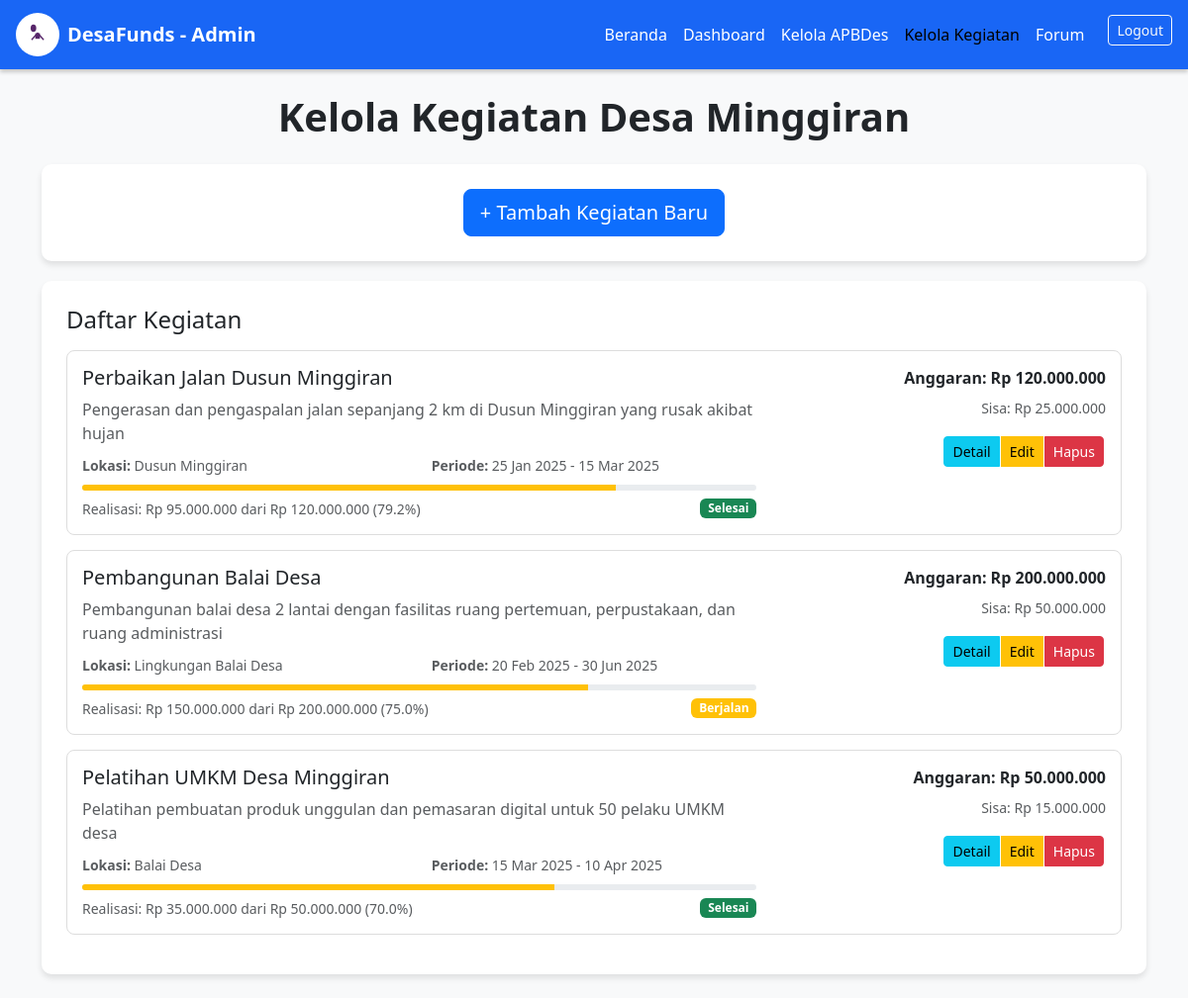
The app's page /admin_kegiatan.php (signed in) with its own data.
### tables this page shows
CREATE TABLE IF NOT EXISTS kegiatan (
    id INT AUTO_INCREMENT PRIMARY KEY,
    pengeluaran_id INT NOT NULL,
    nama_kegiatan VARCHAR(255) NOT NULL,
    deskripsi TEXT NOT NULL,
    lokasi VARCHAR(255) NOT NULL,
    tanggal_mulai DATE NOT NULL,
    tanggal_selesai DATE NULL,
    anggaran DECIMAL(15,2) NOT NULL,
    realisasi DECIMAL(15,2) NOT NULL DEFAULT 0,
    sisa_anggaran DECIMAL(15,2) NOT NULL,
    status ENUM('rencana', 'berjalan', 'selesai') DEFAULT 'rencana',
    dokumentasi TEXT,
    created_at TIMESTAMP DEFAULT CURRENT_TIMESTAMP,
    FOREIGN KEY (pengeluaran_id) REFERENCES pengeluaran(id) ON DELETE CASCADE
);

### admin_kegiatan.php (the view, shortened to what this page needs)
<?php
require_once 'config.php';
try {
    $stmt = $pdo->prepare("
        SELECT k.*, p.nama_kegiatan as nama_pengeluaran, p.anggaran as anggaran_pengeluaran
        FROM kegiatan k
        LEFT JOIN pengeluaran p ON k.pengeluaran_id = p.id
        ORDER BY k.created_at DESC
    ");
    $stmt->execute();
    $kegiatan = $stmt->fetchAll();
} catch(PDOException $e) {
    $error = "Gagal memuat data kegiatan: " . $e->getMessage();
}
?>
<!DOCTYPE html>
<html lang="id">
<head>
    <link href="https://cdn.jsdelivr.net/npm/bootstrap@5.3.0/dist/css/bootstrap.min.css" rel="stylesheet" />
</head>
<body class="bg-light">
    <nav class="navbar navbar-expand-md navbar-custom px-3">
        <a class="navbar-brand d-flex align-items-center fw-bold" href="index.php">
            <div style="width:44px;height:44px;background:#fff;border-radius:50%;display:flex;align-items:center;justify-content:center;margin-right:8px;">
            </div>
            DesaFunds - Admin
        </a>
        <div class="collapse navbar-collapse" id="navMenu">
            <ul class="navbar-nav ms-auto mb-2 mb-md-0">
                <li class="nav-item"><a class="nav-link" href="index.php">Beranda</a></li>
                <li class="nav-item"><a class="nav-link" href="dashboard.php">Dashboard</a></li>
                <li class="nav-item"><a class="nav-link" href="admin_apbdes.php">Kelola APBDes</a></li>
                <li class="nav-item"><a class="nav-link active" href="admin_kegiatan.php">Kelola Kegiatan</a></li>
                <li class="nav-item"><a class="nav-link" href="forum.php">Forum</a></li>
                <li class="nav-item">
                    <a href="admin_logout.php" class="btn btn-outline-light btn-sm ms-3">Logout</a>
                </li>
            </ul>
        </div>
    </nav>
    <main class="container my-4">
        <h1 class="text-center mb-4 fw-bold">Kelola Kegiatan Desa Minggiran</h1>
        <div class="admin-container text-center">
            <button class="btn btn-primary btn-lg" data-bs-toggle="modal" data-bs-target="#tambahKegiatanModal">
                + Tambah Kegiatan Baru
            </button>
        </div>
        <div class="admin-container">
            <h4 class="mb-3">Daftar Kegiatan</h4>
            <?php if (empty($kegiatan)): ?>
                <div class="text-center text-muted py-4">
                    <h5>Belum ada kegiatan</h5>
                    <p>Klik tombol "Tambah Kegiatan Baru" untuk menambah kegiatan pertama.</p>
                </div>
            <?php else: ?>
                <?php foreach($kegiatan as $item):
                    $progress = ($item['realisasi'] / $item['anggaran']) * 100;
                ?>
                <div class="kegiatan-card">
                    <div class="row">
                        <div class="col-md-8">
                            <h5 class="mb-2"><?php echo htmlspecialchars($item['nama_kegiatan']); ?></h5>
                            <p class="text-muted mb-2"><?php echo htmlspecialchars($item['deskripsi']); ?></p>
                            <div class="row mb-2">
                                <div class="col-sm-6">
                                    <small class="text-muted">
                                        <strong>Lokasi:</strong> <?php echo htmlspecialchars($item['lokasi']); ?>
                                    </small>
                                </div>
                                <div class="col-sm-6">
                                    <small class="text-muted">
                                        <strong>Periode:</strong> <?php echo date('d M Y', strtotime($item['tanggal_mulai'])); ?>
                                        <?php if ($item['tanggal_selesai']): ?>
                                         - <?php echo date('d M Y', strtotime($item['tanggal_selesai'])); ?>
                                        <?php endif; ?>
                                    </small>
                                </div>
                            </div>
                            <div class="progress mb-2" style="height: 6px;">
                                <div class="progress-bar
                                    <?php echo $progress >= 100 ? 'bg-success' : ($progress >= 50 ? 'bg-warning' : 'bg-info'); ?>"
                                    role="progressbar"
                                    style="width: <?php echo min($progress, 100); ?>%"
                                    aria-valuenow="<?php echo $progress; ?>"
                                    aria-valuemin="0" aria-valuemax="100">
                                </div>
                            </div>
                            <div class="d-flex justify-content-between align-items-center">
                                <small class="text-muted">
                                    Realisasi: Rp <?php echo number_format($item['realisasi'], 0, ',', '.'); ?>
                                    dari Rp <?php echo number_format($item['anggaran'], 0, ',', '.'); ?>
                                    (<?php echo number_format($progress, 1); ?>%)
                                </small>
                                <span class="badge
                                    <?php echo $item['status'] == 'selesai' ? 'bg-success' :
                                           ($item['status'] == 'berjalan' ? 'bg-warning' : 'bg-secondary'); ?>">
                                    <?php echo ucfirst($item['status']); ?>
                                </span>
                            </div>
                        </div>
                        <div class="col-md-4 text-end">
                            <div class="mb-2">
                                <strong>Anggaran: Rp <?php echo number_format($item['anggaran'], 0, ',', '.'); ?></strong>
                            </div>
                            <div class="mb-3">
                                <small class="text-muted d-block">Sisa: Rp <?php echo number_format($item['sisa_anggaran'], 0, ',', '.'); ?></small>
                            </div>
                            <div class="btn-group">
                                <a href="admin_kegiatan.php?detail_id=<?php echo $item['id']; ?>" class="btn btn-info btn-sm btn-action">
                                    Detail
                                </a>
                                <button class="btn btn-warning btn-sm btn-action" data-bs-toggle="modal" data-bs-target="#editKegiatanModal<?php echo $item['id']; ?>">
                                    Edit
                                </button>
                                <a href="admin_kegiatan.php?hapus_kegiatan=<?php echo $item['id']; ?>" class="btn btn-danger btn-sm btn-action"
                                   onclick="return confirm('Hapus kegiatan <?php echo addslashes($item['nama_kegiatan']); ?>?')">
                                    Hapus
                                </a>
                            </div>
                        </div>
                    </div>
                </div>
                <?php endforeach; ?>
            <?php endif; ?>
        </div>
    </main>
</body>
</html>

### admin_kegiatan.php (style rules this page uses)
.navbar-custom { background-color: #1966f5; box-shadow: 0 3px 4px rgba(0, 0, 0, 0.2); }
.navbar-custom .navbar-brand, .navbar-custom .nav-link { color: white; user-select: none; }
.admin-container { background: white; border-radius: 10px; padding: 25px; box-shadow: 0 4px 6px rgba(0, 0, 0, 0.1); margin-bottom: 20px; }
.kegiatan-card { border: 1px solid #ddd; border-radius: 8px; padding: 15px; margin-bottom: 15px; }
.progress { height: 8px; }
.btn-action { margin: 2px; }

### records on screen
kegiatan: nama_kegiatan "Perbaikan Jalan Dusun Minggiran", deskripsi "Pengerasan dan pengaspalan jalan sepanjang 2 km di Dusun Minggiran yang rusak akibat hujan", lokasi "Dusun Minggiran", tanggal_mulai "25 Jan 2025", tanggal_selesai "15 Mar 2025", realisasi "95.000.000", anggaran "120.000.000", progress "79.2", status "Selesai", sisa_anggaran "25.000.000"
kegiatan: nama_kegiatan "Pembangunan Balai Desa", deskripsi "Pembangunan balai desa 2 lantai dengan fasilitas ruang pertemuan, perpustakaan, dan ruang administrasi", lokasi "Lingkungan Balai Desa", tanggal_mulai "20 Feb 2025", tanggal_selesai "30 Jun 2025", realisasi "150.000.000", anggaran "200.000.000", progress "75.0", status "Berjalan", sisa_anggaran "50.000.000"
kegiatan: nama_kegiatan "Pelatihan UMKM Desa Minggiran", deskripsi "Pelatihan pembuatan produk unggulan dan pemasaran digital untuk 50 pelaku UMKM desa", lokasi "Balai Desa", tanggal_mulai "15 Mar 2025", tanggal_selesai "10 Apr 2025", realisasi "35.000.000", anggaran "50.000.000", progress "70.0", status "Selesai", sisa_anggaran "15.000.000"
